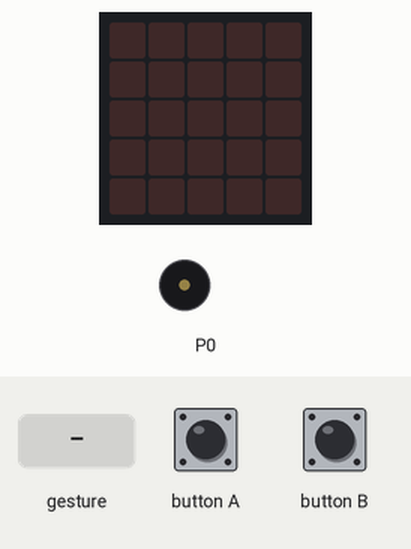
The program below on a simulated BBC micro:bit (MakeCode). Parts: the board's 5×5 LED display, buzzer (waves = sounding). Inputs (shaded band) come from the test bench. A tilt is held for 1.5 s and a shake lasts 1 s, then the board lies face up again.

Above: at 1.2 s.
1.3 s: button A pressed for 0.15 s
At 1.8 s:
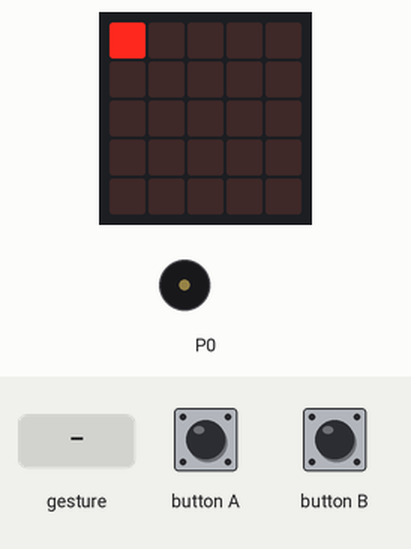
4.4 s: gesture 'shake'
At 4.77 s:
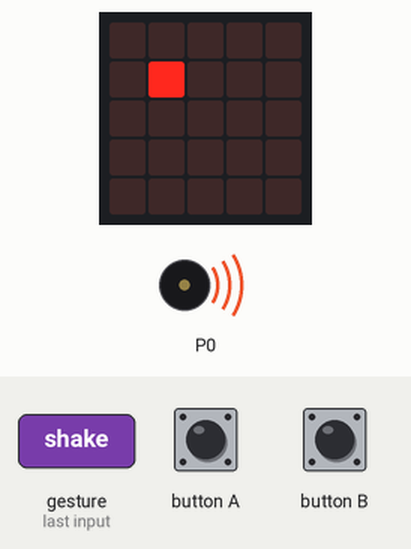
7.4 s: button B pressed for 0.15 s
At 7.8 s:
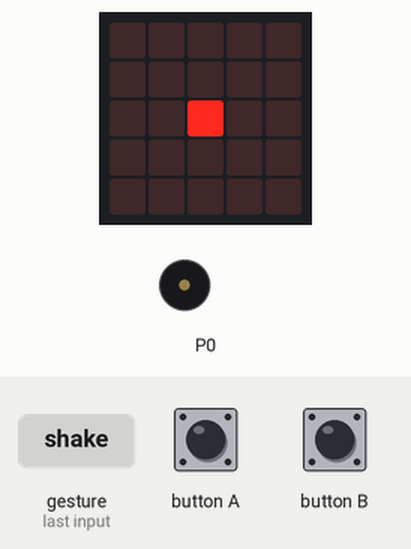
10.4 s: gesture 'shake'
At 10.77 s:
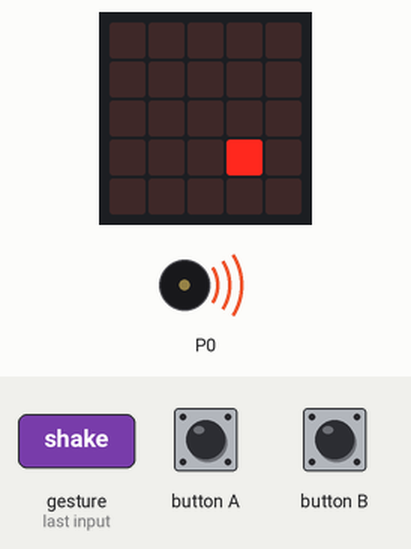
13.4 s: button A pressed for 0.15 s
At 14.78 s:
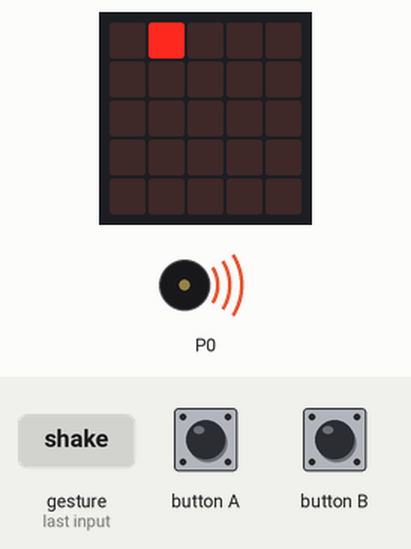
Timing chart, 0 to 28.1 s (numbered marks = the images above; inputs shaded):
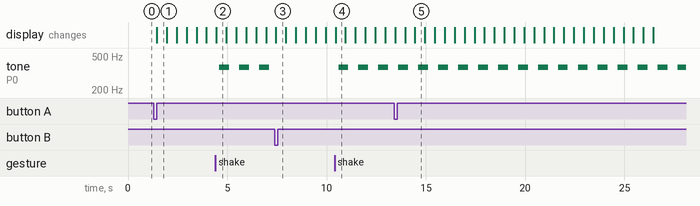

Measured:
- after the input at 1.3 s, the display: changes after 0.15 s (image 1)
- after the input at 4.4 s, tone on P0: alternates 370 Hz for 0.50 s and silent for 0.51 s, starting after 0.20 s
- after the input at 7.4 s, tone on P0: stops changing and stays silent
- after the input at 10.4 s, tone on P0: alternates 370 Hz for 0.50 s and silent for 0.51 s, starting after 0.20 s
- after the input at 13.4 s, the display: first differs from a run without the input after 0.55 s (image 5 shows a later state)
- what the display in image 1 shows lasts 0.5 s, from 1.5 s to 2.0 s

The program:

main.ts
```typescript
let x = 0
let y = 0
let s = false
input.onButtonPressed(Button.A, function () {
    for (let index = 0; index < 5; index++) {
        x = 0
        for (let x = 0; x <= 4; x++) {
            led.plot(x, y)
            basic.pause(500)
            led.unplot(x, y)
        }
        y += 1
    }
    y = 0
})
input.onGesture(Gesture.Shake, function () {
    s = true
    while (s == true) {
        music.playTone(370, music.beat(BeatFraction.Whole))
        basic.pause(500)
    }
})
input.onButtonPressed(Button.B, function () {
    s = false
})
```

test.ts
```typescript
// 테스트는 여기로 이동합니다; 이 패키지가 확장으로 사용될 때 컴파일되지 않을 것 입니다.
```
